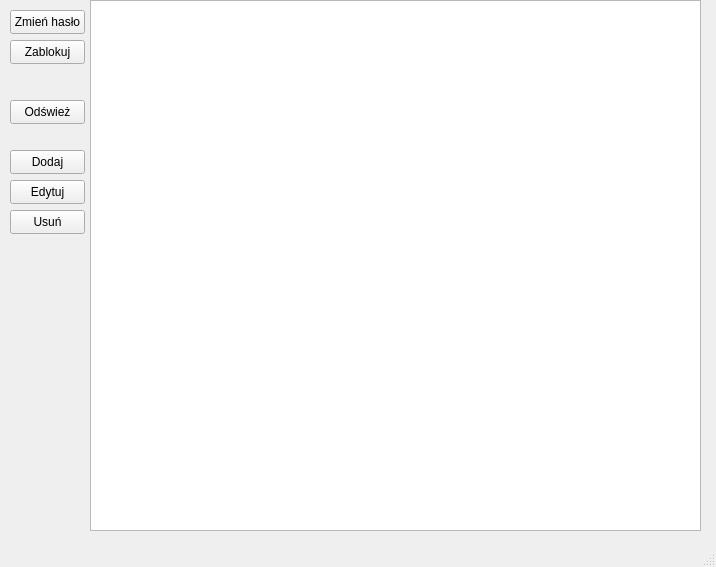
<?xml version="1.0" encoding="UTF-8"?>
<ui version="4.0">
 <class>MainWindow</class>
 <widget class="QMainWindow" name="MainWindow">
  <property name="geometry">
   <rect>
    <x>0</x>
    <y>0</y>
    <width>716</width>
    <height>567</height>
   </rect>
  </property>
  <property name="windowTitle">
   <string>MainWindow</string>
  </property>
  <widget class="QWidget" name="centralwidget">
   <widget class="QTableView" name="tableView">
    <property name="geometry">
     <rect>
      <x>90</x>
      <y>0</y>
      <width>611</width>
      <height>531</height>
     </rect>
    </property>
    <property name="sortingEnabled">
     <bool>true</bool>
    </property>
    <attribute name="horizontalHeaderStretchLastSection">
     <bool>true</bool>
    </attribute>
    <attribute name="verticalHeaderVisible">
     <bool>false</bool>
    </attribute>
    <attribute name="verticalHeaderShowSortIndicator" stdset="0">
     <bool>true</bool>
    </attribute>
    <attribute name="verticalHeaderStretchLastSection">
     <bool>false</bool>
    </attribute>
   </widget>
   <widget class="QPushButton" name="pushButton_4">
    <property name="geometry">
     <rect>
      <x>10</x>
      <y>210</y>
      <width>75</width>
      <height>24</height>
     </rect>
    </property>
    <property name="text">
     <string>Usuń</string>
    </property>
   </widget>
   <widget class="QPushButton" name="pushButton_5">
    <property name="geometry">
     <rect>
      <x>10</x>
      <y>150</y>
      <width>75</width>
      <height>24</height>
     </rect>
    </property>
    <property name="text">
     <string>Dodaj</string>
    </property>
   </widget>
   <widget class="QPushButton" name="pushButton_8">
    <property name="geometry">
     <rect>
      <x>10</x>
      <y>100</y>
      <width>75</width>
      <height>24</height>
     </rect>
    </property>
    <property name="text">
     <string>Odśwież</string>
    </property>
   </widget>
   <widget class="QPushButton" name="pushButton_9">
    <property name="geometry">
     <rect>
      <x>10</x>
      <y>180</y>
      <width>75</width>
      <height>24</height>
     </rect>
    </property>
    <property name="text">
     <string>Edytuj</string>
    </property>
   </widget>
   <widget class="QPushButton" name="pushButton">
    <property name="geometry">
     <rect>
      <x>10</x>
      <y>10</y>
      <width>75</width>
      <height>24</height>
     </rect>
    </property>
    <property name="text">
     <string>Zmień hasło</string>
    </property>
   </widget>
   <widget class="QPushButton" name="pushButton_2">
    <property name="geometry">
     <rect>
      <x>10</x>
      <y>40</y>
      <width>75</width>
      <height>24</height>
     </rect>
    </property>
    <property name="text">
     <string>Zablokuj</string>
    </property>
   </widget>
  </widget>
  <widget class="QMenuBar" name="menubar">
   <property name="geometry">
    <rect>
     <x>0</x>
     <y>0</y>
     <width>716</width>
     <height>22</height>
    </rect>
   </property>
  </widget>
  <widget class="QStatusBar" name="statusbar"/>
 </widget>
 <resources/>
 <connections/>
</ui>
